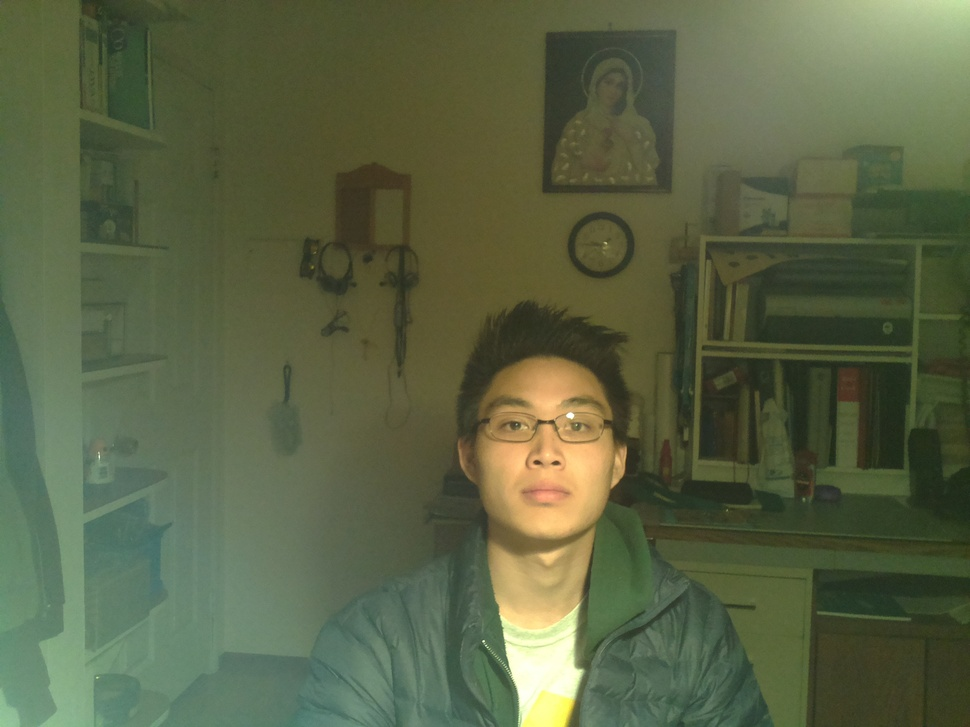
#> input picture test.jpg, 970 x 727 px, shrunk from 2592 x 1944 before the run
$ python cropFaces.py ../test.jpg
#> lines starting #> are read from the running program, lines starting #| are printed output that depends on the picture
import cv2
import sys

face_cascade = cv2.CascadeClassifier('/home/lincolntran/opencv/data/haarcascades/haarcascade_frontalface_default.xml')

def main(argv):
   #open original image
   img = cv2.imread(argv[1])
#> img is the input picture: shape (727, 970, 3); mean B, G, R 68.5, 98.7, 89.9
   gray = cv2.cvtColor(img, cv2.COLOR_BGR2GRAY)
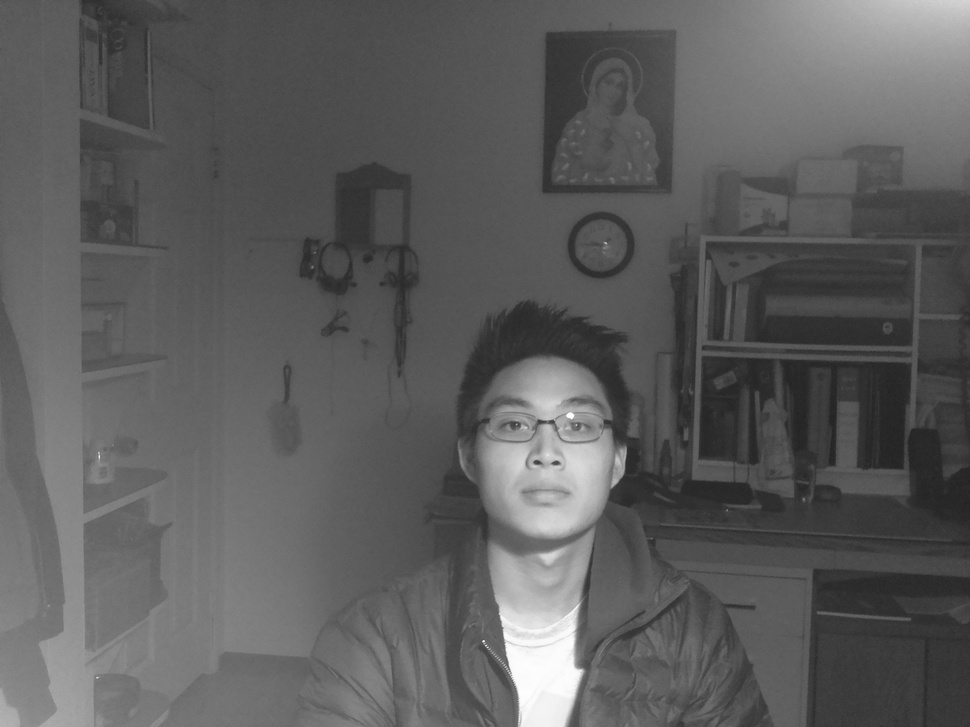
#> gray: shape (727, 970); min 34, max 255, mean 92.7

   #detect face in image (should be only one face)
   faces = face_cascade.detectMultiScale(gray, 1.3, 5, minSize=(100, 100))
#> faces = [[463, 366, 171, 171]]

   #crop out face from image
   imgCrop(argv[1], img, faces)

def imgCrop(name, image, cropBox):
#> called with name = '../test.jpg', cropBox = array of shape (1, 4)
   i = 0
   for (x, y, w, h) in cropBox:
      cv2.imwrite(str(i) + name, image[y : y + h, x : x + w])
      i += 1
#> this loop made 1 pass
#> (x, y, w, h, i) on pass 1: (463, 366, 171, 171, 1)
#> pass 1, in imgCrop, `cv2.imwrite(str(i) + name, image[y : y + h, x : x + w])`:
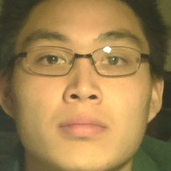
#> saved as test.jpg: shape (171, 171, 3); mean B, G, R 79.9, 127.6, 158.3
#> after the loop, i = 1

if __name__ == "__main__":
   main(sys.argv)
